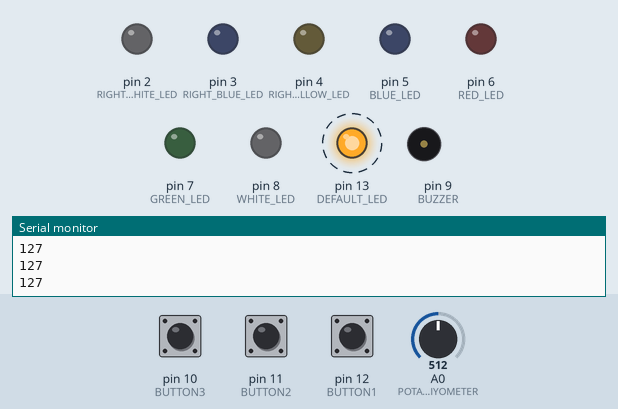
This sketch was run on a simulated Arduino Uno, built with avr-gcc and run on an emulated ATmega328P. On the bench: output pins drawn as LEDs (lit = HIGH), buzzer (waves = sounding, pin HIGH), the last lines printed to the serial monitor. Dashed ring = blinking. Inputs (shaded band) come from the test bench; at power-on: pin 10 (BUTTON3) LOW, pin 12 (BUTTON1) LOW, A0 (POTANSIYOMETER) = 512, pin 11 (BUTTON2) LOW.

Above: at 1.25 s.
1.3 s: pin 10 (BUTTON3) pulled HIGH for 3.2 s
At 4.9 s:
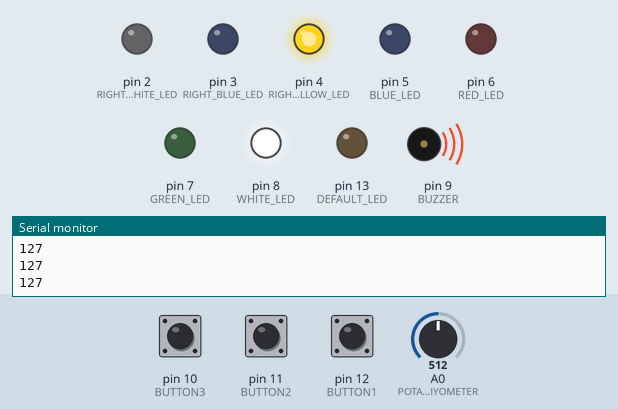
7.0 s: pin 12 (BUTTON1) pulled HIGH for 3.2 s
At 10.25 s:
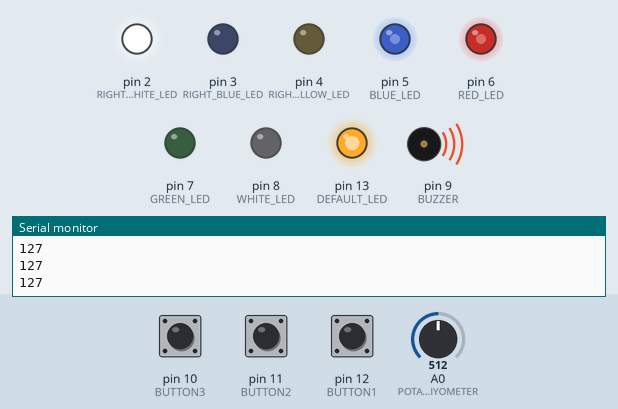
11.9 s: A0 (POTANSIYOMETER) set to 514
At 12.05 s:
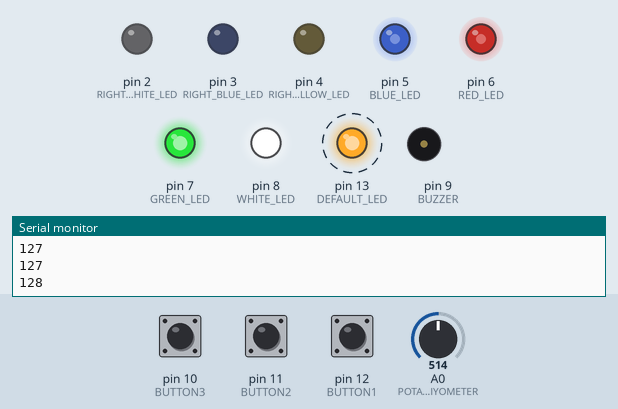
14.9 s: pin 12 (BUTTON1) pulled HIGH for 0.25 s
At 15.26 s:
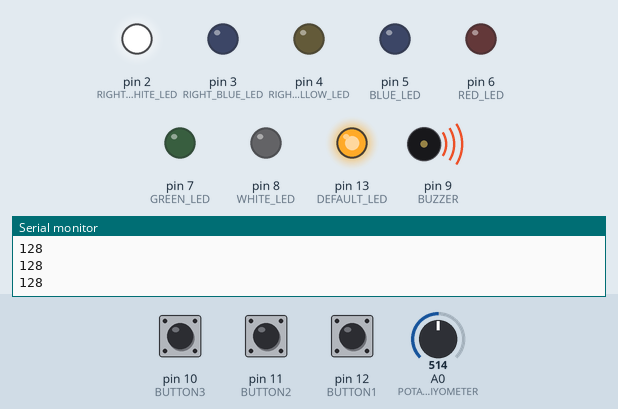
17.9 s: pin 11 (BUTTON2) pulled HIGH for 0.25 s
At 18.6 s:
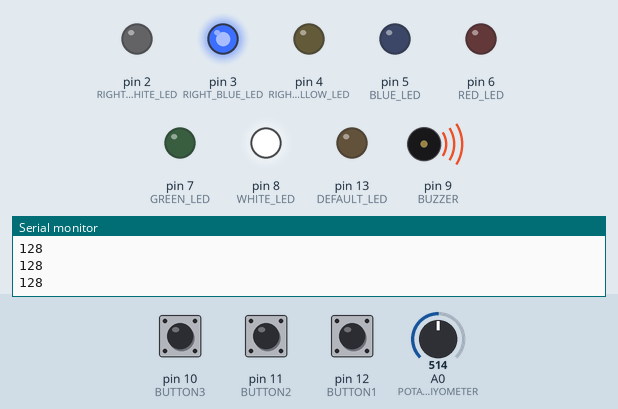
21.1 s: pin 10 (BUTTON3) pulled HIGH for 0.25 s
At 22.3 s:
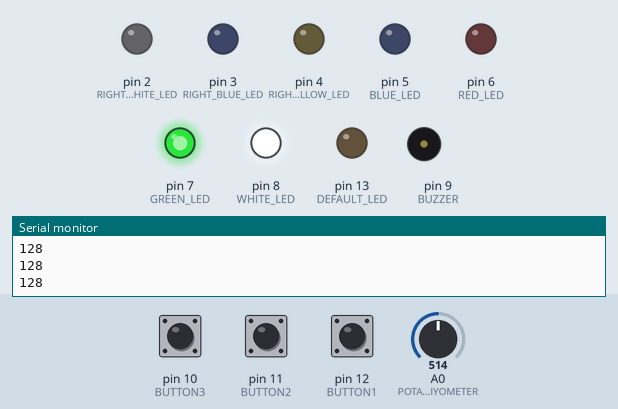
Timing chart, 0 to 25.3 s (numbered marks = the images above; inputs shaded):
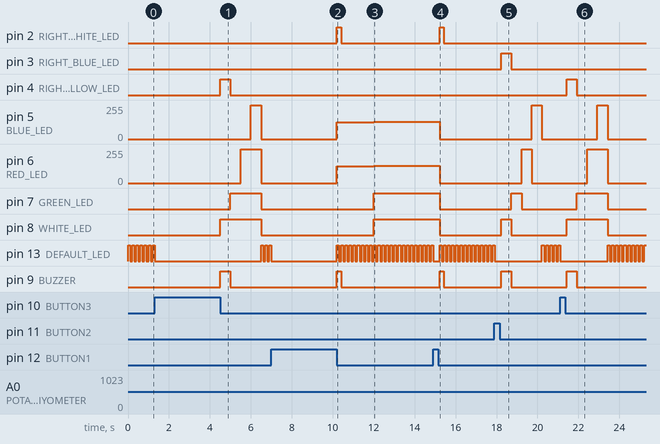

Measured:
- the behaviour switches between 513 and 514 on A0 (POTANSIYOMETER) (found by bisection; images 2 and 3)
- after the input at 1.3 s, pin 4 (RIGHT_YELLOW_LED): LOW → HIGH after 3.2 s, → LOW 0.50 s later; pin 5 (BLUE_LED): 0/255 → 255/255 after 4.7 s, → 0/255 0.50 s later
- after the input at 7.0 s, pin 2 (RIGHT_WHITE_LED), pin 9 (BUZZER): LOW → HIGH after 3.2 s, → LOW 0.20 s later; pin 5 (BLUE_LED), pin 6 (RED_LED): 0/255 → 127/255 after 3.2 s
- after the input at 11.9 s, pin 5 (BLUE_LED), pin 6 (RED_LED): 127/255 → 128/255 after 0.11 s; pin 7 (GREEN_LED), pin 8 (WHITE_LED): LOW → HIGH after 0.11 s
- after the input at 14.9 s, pin 2 (RIGHT_WHITE_LED), pin 9 (BUZZER): LOW → HIGH after 0.31 s, → LOW 0.20 s later; pin 5 (BLUE_LED), pin 6 (RED_LED): 128/255 → 0/255 after 0.31 s; pin 7 (GREEN_LED), pin 8 (WHITE_LED): HIGH → LOW after 0.31 s
- after the input at 17.9 s, pin 3 (RIGHT_BLUE_LED), pin 8 (WHITE_LED), pin 9 (BUZZER): LOW → HIGH after 0.32 s, → LOW 0.50 s later; pin 5 (BLUE_LED): 0/255 → 255/255 after 1.8 s, → 0/255 0.50 s later; pin 6 (RED_LED): 0/255 → 255/255 after 1.3 s, → 0/255 0.50 s later; pin 7 (GREEN_LED): LOW → HIGH after 0.82 s, → LOW 0.50 s later
- after the input at 21.1 s, pin 4 (RIGHT_YELLOW_LED): LOW → HIGH after 0.32 s, → LOW 0.50 s later; pin 5 (BLUE_LED): 0/255 → 255/255 after 1.8 s, → 0/255 0.50 s later
- by itself, pin 13 (DEFAULT_LED): repeats every 0.20 s: HIGH 0.10 s, LOW 0.10 s

The sketch:

Ornek-Proje5.ino
```cpp
/*
* Kullanılacak Komponentler:
*   1 tane Breadboard
*   7 tane Led
*   1 tane Buzzer
*   3 tane Button
*   10 tane Drienç
*   1 tane Potansiyometre
* Uygulama:
*   Button 1'e basıldığı zaman soldan sağa tüm ledler yanar ve ardından söner.
*   Button 2'ye basıldığı zaman soldan sağa doğru ledler yanar ancak bir kere yanan led ardından sönüp devam eder.
*   Button 3'e basıldığı zaman potansiyometre ile ledlerin parlaklığı kontrol edilir.
*   Her bir butona basıldığı zaman butonların yanındaki led bir defa yanıp söner ve bir defa buzzer ile bip sesi duyulur.
* Yazar: dezarto
* Donanım yardımcısı: lonely Wolf
* Tarih: 11.06.2023
*/

#define WHITE_LED 8
#define GREEN_LED 7
#define RED_LED 6
#define BLUE_LED 5
#define BUZZER 9
#define POTANSIYOMETER A0
#define RIGHT_WHITE_LED 2
#define RIGHT_BLUE_LED 3
#define RIGHT_YELLOW_LED 4
#define BUTTON1 12
#define BUTTON2 11
#define BUTTON3 10
#define DEFAULT_LED 13

void setup() {
  pinMode(DEFAULT_LED, OUTPUT);
  pinMode(WHITE_LED, OUTPUT);
  pinMode(GREEN_LED, OUTPUT);
  pinMode(RED_LED, OUTPUT);
  pinMode(BLUE_LED, OUTPUT);
  pinMode(RIGHT_WHITE_LED, OUTPUT);
  pinMode(RIGHT_BLUE_LED, OUTPUT);
  pinMode(RIGHT_YELLOW_LED, OUTPUT);
  pinMode(BUTTON1, INPUT);
  pinMode(BUTTON2, INPUT);
  pinMode(BUTTON3, INPUT);
  pinMode(BUZZER, OUTPUT);
  Serial.begin(9600);
}

int state1, state2, state3, potansiyometre, open_close = 0;

void loop() {

  digitalWrite(DEFAULT_LED, HIGH);
  delay(100);
  digitalWrite(DEFAULT_LED, LOW);
  delay(100);

  state1 = digitalRead(BUTTON1);
  state2 = digitalRead(BUTTON2);
  state3 = digitalRead(BUTTON3);

  potansiyometre = analogRead(POTANSIYOMETER);
  potansiyometre = map(potansiyometre, 0, 1023, 0, 255);

  if (state1) {
    while (digitalRead(BUTTON1)) {
      delay(100);
    }
    digitalWrite(RIGHT_WHITE_LED, HIGH);
    digitalWrite(BUZZER, HIGH);
    open_close = !(open_close);

    for (int i = 8; i >= 5; i--) {
      digitalWrite(i, open_close);
    }

  } else if (state2 && !(open_close)) {
    while (digitalRead(BUTTON2)) {
      delay(100);
    }
    digitalWrite(RIGHT_BLUE_LED, HIGH);
    digitalWrite(BUZZER, HIGH);
    for (int i = 8; i >= 5; i--) {
      digitalWrite(i, HIGH);
      delay(500);
      digitalWrite(i, LOW);
      digitalWrite(BUZZER, LOW);
      digitalWrite(RIGHT_BLUE_LED, LOW);
    }

  } else if (state3 && !(open_close)) {
    while (digitalRead(BUTTON3)) {
      delay(100);
    }
    digitalWrite(RIGHT_YELLOW_LED, HIGH);
    digitalWrite(BUZZER, HIGH);
    for (int i = 8; i >= 5; i--) {
      digitalWrite(i, HIGH);
      delay(500);
      digitalWrite(BUZZER, LOW);
      digitalWrite(RIGHT_YELLOW_LED, LOW);
    }
    for (int i = 8; i >= 5; i--) {
      digitalWrite(i, LOW);
    }
  } else {
    digitalWrite(RIGHT_WHITE_LED, LOW);
    digitalWrite(RIGHT_YELLOW_LED, LOW);
    digitalWrite(RIGHT_BLUE_LED, LOW);
    digitalWrite(BUZZER, LOW);
  }
  if (open_close) {
    analogWrite(WHITE_LED, potansiyometre);
    analogWrite(GREEN_LED, potansiyometre);
    analogWrite(RED_LED, potansiyometre);
    analogWrite(BLUE_LED, potansiyometre);
    //for (int i = 8; i >= 5; i--) {
    //digitalWrite(i, potansiyometre);
    //}
  }
  Serial.println(potansiyometre);

  /*
  Devrenin çalışıp çalışmadığı kontrolü

  state1 = digitalRead(BUTTON1);
  state2 = digitalRead(BUTTON2);
  state3 = digitalRead(BUTTON3);

  Serial.print("State1 = ");
  Serial.print(state1);
  Serial.print("  State2 = ");
  Serial.print(state2);
  Serial.print("  State3 = ");
  Serial.println(state3);

  digitalWrite(WHITE_LED, HIGH);
  digitalWrite(GREEN_LED, HIGH);
  digitalWrite(RED_LED, HIGH);
  digitalWrite(BLUE_LED, HIGH);

  digitalWrite(RIGHT_WHITE_LED, HIGH);
  digitalWrite(RIGHT_BLUE_LED, HIGH);
  digitalWrite(RIGHT_YELLOW_LED, HIGH);

  digitalWrite(BUZZER, HIGH);


  potansiyometre = analogRead(POTANSIYOMETER);

  Serial.print("Potansiyometre = ");
  Serial.println(potansiyometre);
  */
}
```
